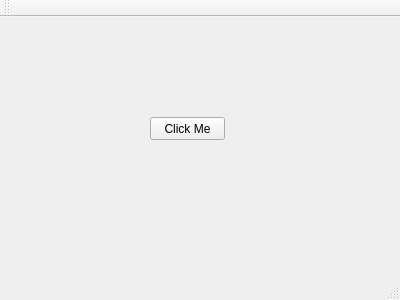
<?xml version="1.0" encoding="UTF-8"?>
<ui version="4.0">
 <class>MainWindow</class>
 <widget class="QMainWindow" name="MainWindow">
  <property name="geometry">
   <rect>
    <x>0</x>
    <y>0</y>
    <width>400</width>
    <height>300</height>
   </rect>
  </property>
  <property name="windowTitle">
   <string>MainWindow</string>
  </property>
  <widget class="QWidget" name="centralWidget">
   <widget class="QPushButton" name="testBtn">
    <property name="geometry">
     <rect>
      <x>150</x>
      <y>100</y>
      <width>75</width>
      <height>23</height>
     </rect>
    </property>
    <property name="text">
     <string>Click Me</string>
    </property>
   </widget>
  </widget>
  <widget class="QMenuBar" name="menuBar">
   <property name="geometry">
    <rect>
     <x>0</x>
     <y>0</y>
     <width>400</width>
     <height>23</height>
    </rect>
   </property>
  </widget>
  <widget class="QToolBar" name="mainToolBar">
   <attribute name="toolBarArea">
    <enum>TopToolBarArea</enum>
   </attribute>
   <attribute name="toolBarBreak">
    <bool>false</bool>
   </attribute>
  </widget>
  <widget class="QStatusBar" name="statusBar"/>
 </widget>
 <layoutdefault spacing="6" margin="11"/>
 <resources/>
 <connections/>
</ui>
